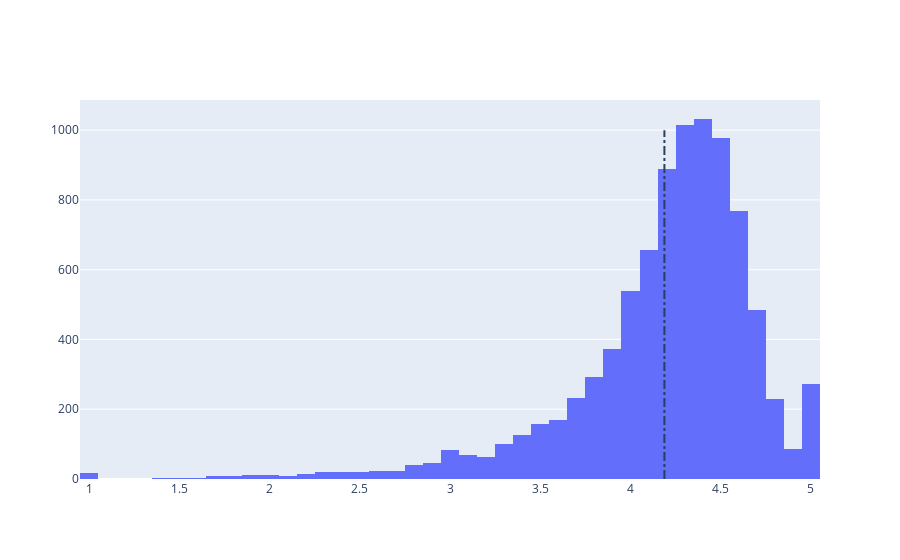

Notebook code cell kept with this figure:
### Code cell
# Average rating of apps
avg_app_rating = apps['Rating'].mean()
print('Average app rating = ', avg_app_rating)

# Distribution of apps according to their ratings
data = [go.Histogram(
        x = apps['Rating']
)]

# Vertical dashed line to indicate the average app rating
layout = {'shapes': [{
              'type' :'line',
              'x0': avg_app_rating,
              'y0': 0,
              'x1': avg_app_rating,
              'y1': 1000,
              'line': { 'dash': 'dashdot'}
          }]
          }

plotly.offline.iplot({'data': data, 'layout': layout})

### Figure 1 — Plotly figure (JSON) as saved in the notebook; plotly's stock layout.template omitted (floating-point values rounded to 4 significant figures; data arrays with more than 128 entries replaced by an {"elided": "..."} marker saying what was removed)
{"data": [{"type": "histogram", "x": {"elided": "10357 float values"}}], "layout": {"shapes": [{"line": {"dash": "dashdot"}, "type": "line", "x0": 4.188, "x1": 4.188, "y0": 0, "y1": 1000}]}}
